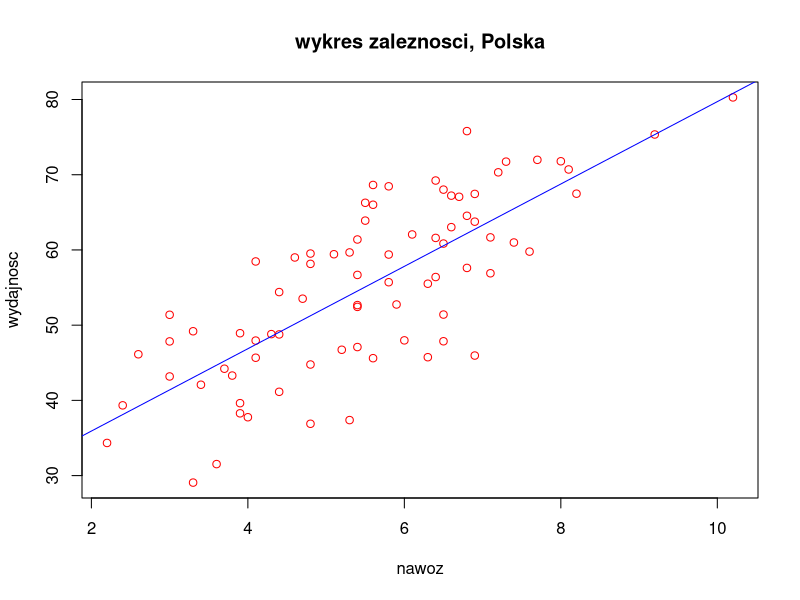
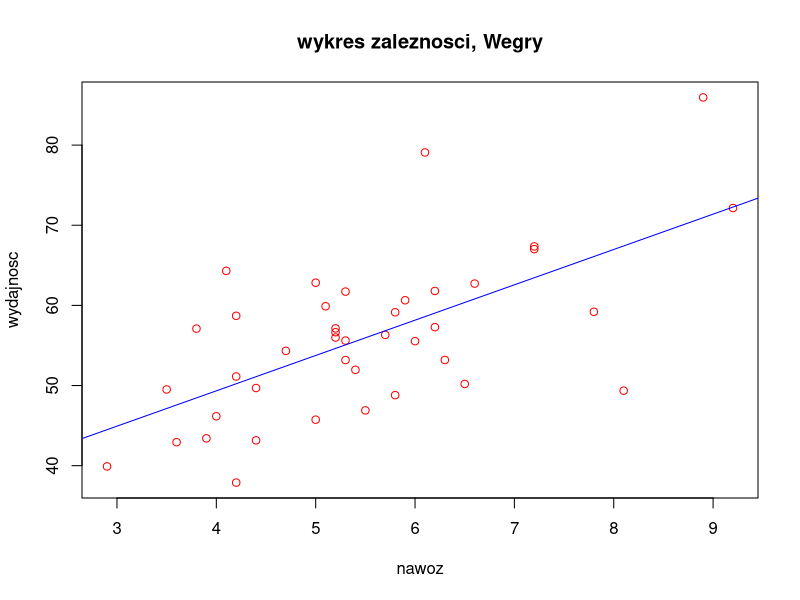
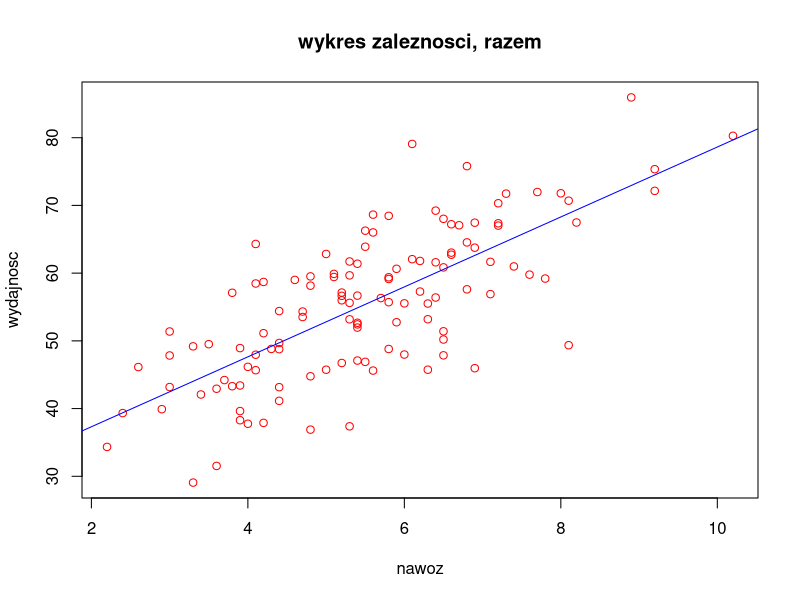
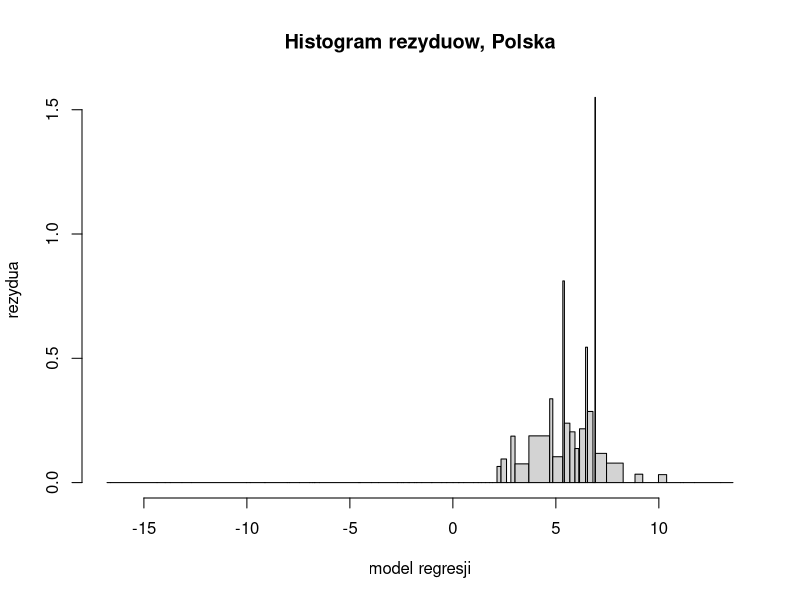
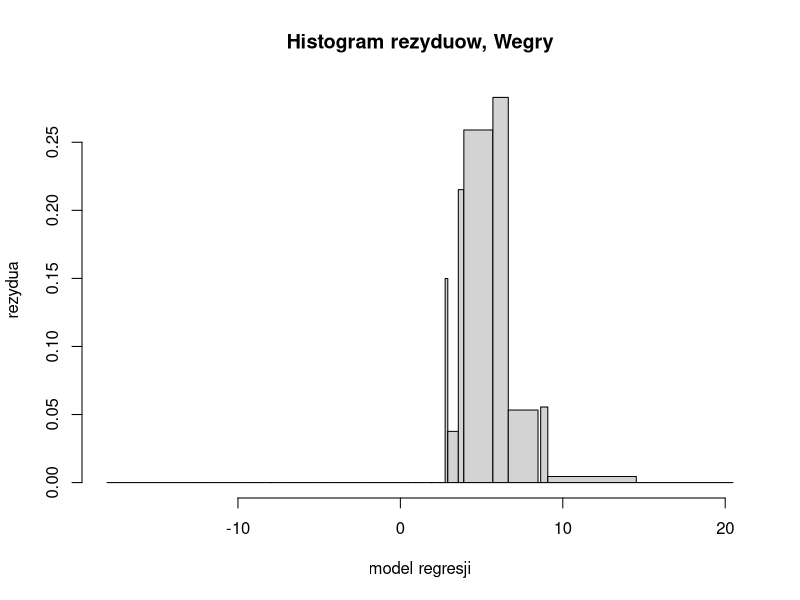
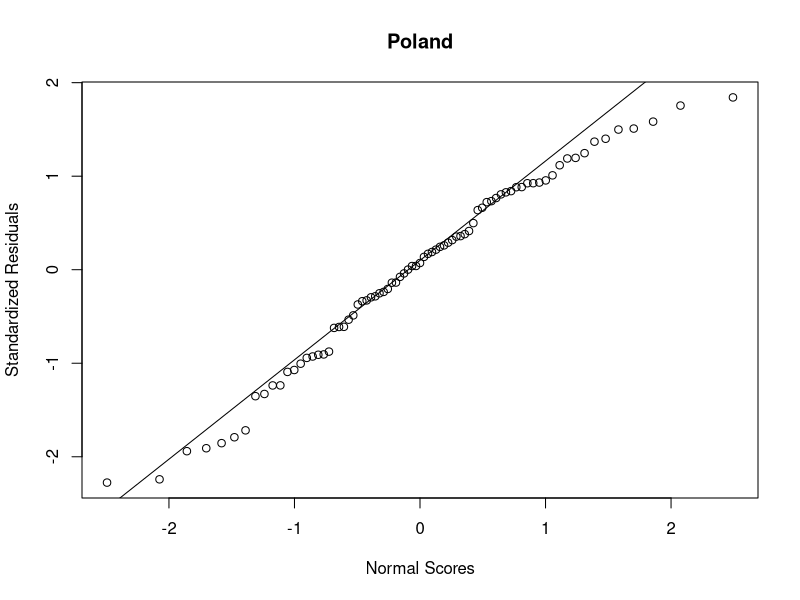
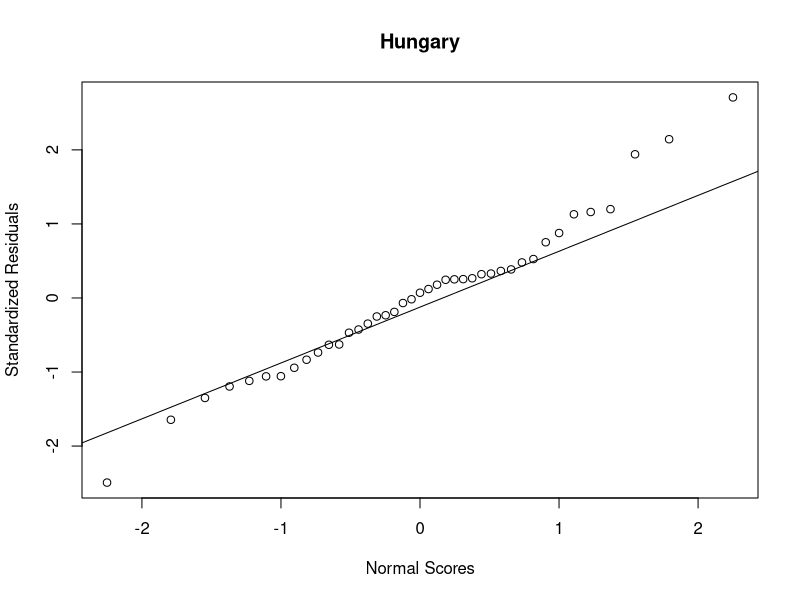

Write the R code that produced these figures, in order.
# modele regresji liniowej przedstawiające zależności wysokości
# zebranych plonów z hektara w tonach od ilości użytego nawozu

data <- read.delim("dane3.txt") #LOAD DATA
names(data) <- c('wyd', 'nawoz', 'kraj') #change column names

# Ilość zboża a ilość nawozu

### POLAND ###
poland = data[data$kraj ==1, ]

## wydajność~nawóz

model_poland<-lm(wyd~nawoz, data = poland)
summary(model_poland)
### HUNGARY ###
hungary = data[data$kraj ==0, ]

model_hungary<-lm(wyd~nawoz, data = hungary)
summary(model_hungary)

### POLAND & HUNGARY ###

model<-lm(wyd ~ nawoz, data = data)
summary(model)

#Z3 standardowy błąd szacunku


#Z4 wykresy zależności
plot(poland$nawoz, poland$wyd, main="wykres zaleznosci, Polska", xlab = "nawoz", ylab = "wydajnosc", col = "red")
abline(model_poland, col = "blue")

plot(hungary$nawoz, hungary$wyd, main="wykres zaleznosci, Wegry", xlab = "nawoz", ylab = "wydajnosc", col = "red")
abline(model_hungary, col = "blue")

plot(data$nawoz, data$wyd, main="wykres zaleznosci, razem", xlab = "nawoz", ylab = "wydajnosc", col = "red")
abline(model, col = "blue")

#Z5 histogramy rezyduow

poland_res<-resid(model_poland)
hist(poland$nawoz, poland_res, ylab = "rezydua", xlab = "model regresji", 
     main = "Histogram rezyduow, Polska")
#abline(0,0)

hungary_res<-resid(model_hungary)
hist(hungary$nawoz, hungary_res, ylab = "rezydua", xlab = "model regresji", 
     main = "Histogram rezyduow, Wegry")
#abline(0,0)

polstd.stdres = rstandard(model_poland)
hunstd.stdres = rstandard(model_hungary)

qqnorm(polstd.stdres, 
             ylab="Standardized Residuals", 
             xlab="Normal Scores", 
             main="Poland") 
qqline(polstd.stdres)

qqnorm(hunstd.stdres, 
       ylab="Standardized Residuals", 
       xlab="Normal Scores", 
       main="Hungary") 
qqline(hunstd.stdres)
